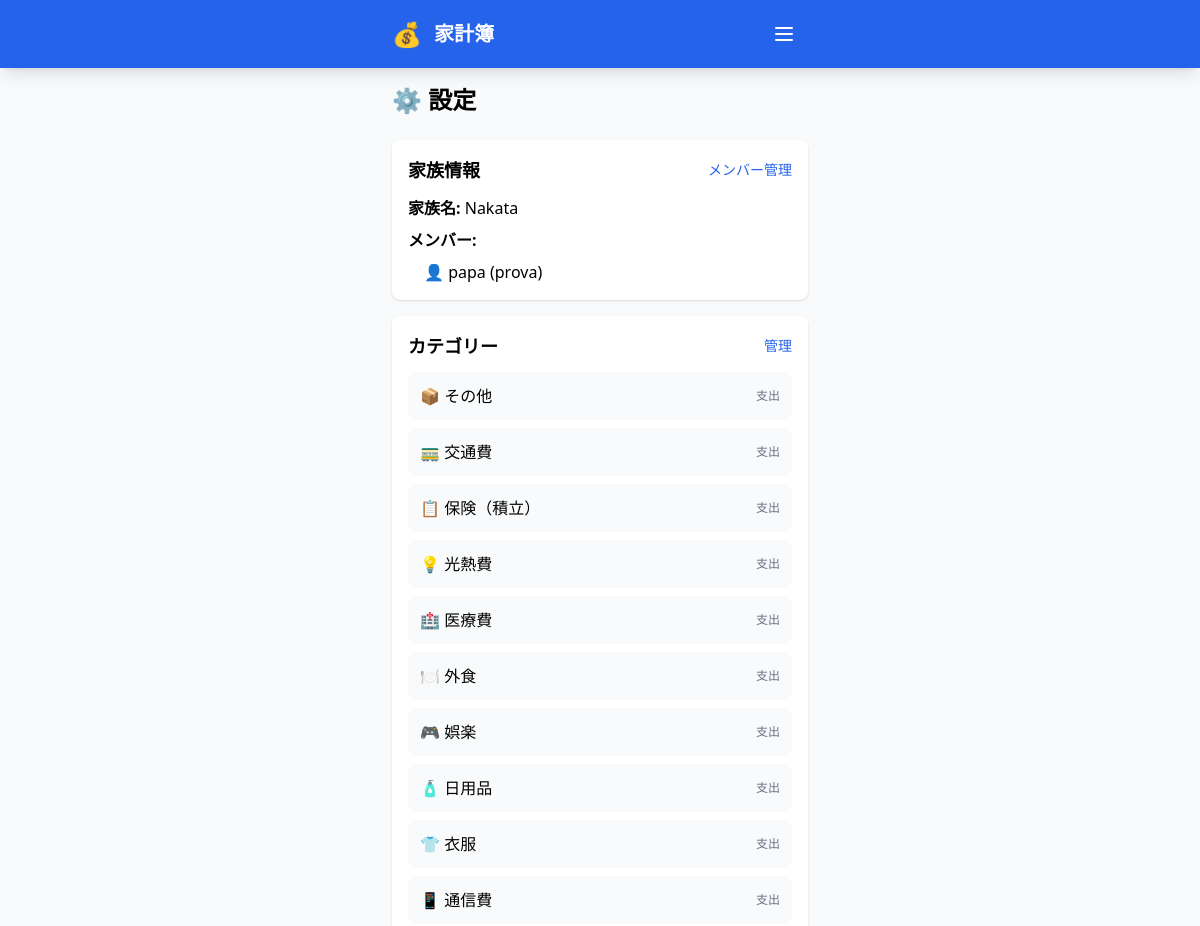
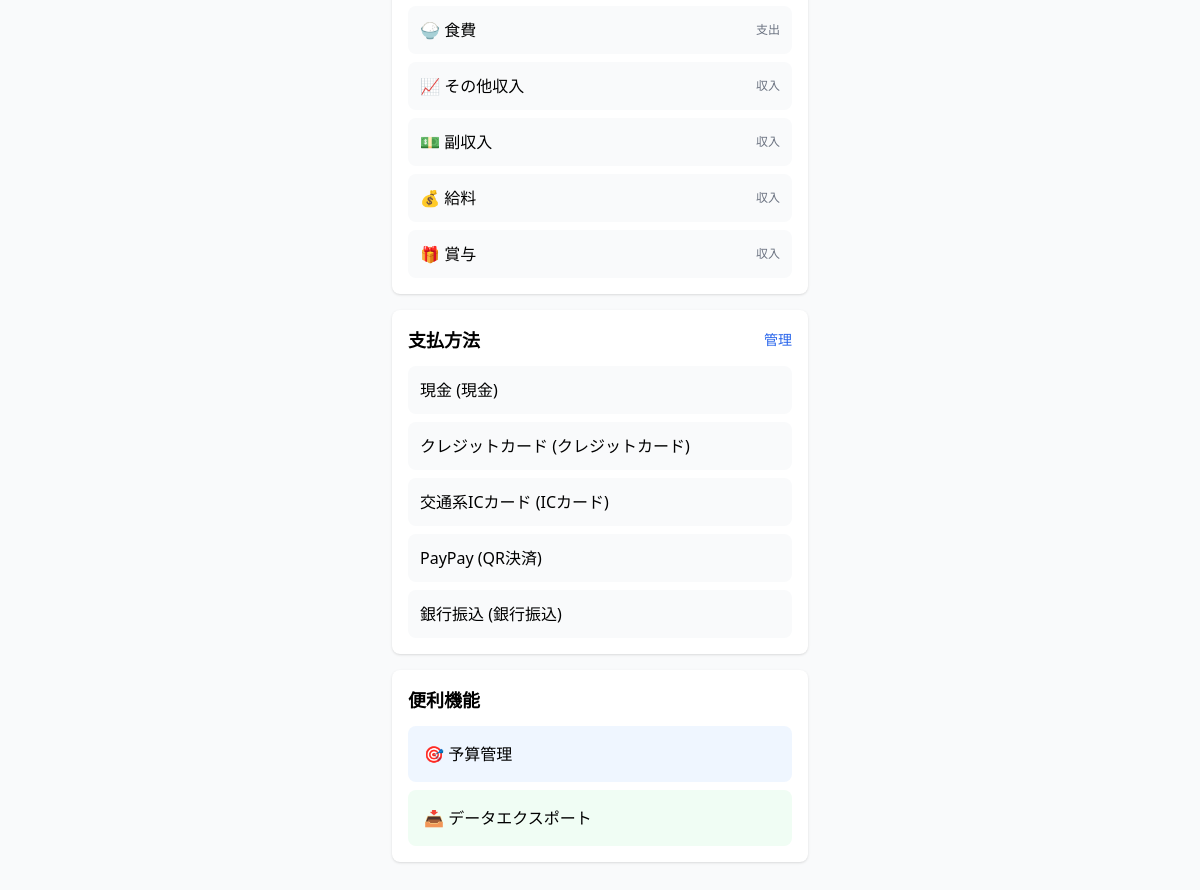
Page /settings/ (signed in) on the committed database (2 pictures, top to bottom).
### budget/models.py (models this page shows, shortened)
class Family(models.Model):
    name = models.CharField(max_length=100, verbose_name="家族名")
    created_at = models.DateTimeField(auto_now_add=True)
    class Meta:
        verbose_name = "家族"
        verbose_name_plural = "家族"

class FamilyMember(models.Model):
    user = models.OneToOneField(User, on_delete=models.CASCADE)
    family = models.ForeignKey(Family, on_delete=models.CASCADE, related_name='members')
    nickname = models.CharField(max_length=50, verbose_name="ニックネーム")
    class Meta:
        verbose_name = "家族メンバー"
        verbose_name_plural = "家族メンバー"

class Category(models.Model):
    CATEGORY_TYPES = [
        ('expense', '支出'),
        ('income', '収入'),
    ]
    name = models.CharField(max_length=50, verbose_name="カテゴリー名")
    category_type = models.CharField(max_length=10, choices=CATEGORY_TYPES, verbose_name="種類")
    is_insurance_saving = models.BooleanField(
        default=False,
        verbose_name="保険（積立）",
        help_text="保険型の積立の場合はチェック"
    )
    icon = models.CharField(max_length=50, blank=True, verbose_name="アイコン")
    family = models.ForeignKey(Family, on_delete=models.CASCADE, related_name='categories')
    class Meta:
        verbose_name = "カテゴリー"
        verbose_name_plural = "カテゴリー"
        unique_together = ['name', 'family']

class PaymentMethod(models.Model):
    METHOD_TYPES = [
        ('cash', '現金'),
        ('credit', 'クレジットカード'),
        ('ic', 'ICカード'),
        ('qr', 'QR決済'),
        ('bank', '銀行振込'),
        ('other', 'その他'),
    ]
    name = models.CharField(max_length=50, verbose_name="支払方法名")
    method_type = models.CharField(max_length=10, choices=METHOD_TYPES, verbose_name="種類")
    family = models.ForeignKey(Family, on_delete=models.CASCADE, related_name='payment_methods')
    class Meta:
        verbose_name = "支払方法"
        verbose_name_plural = "支払方法"

### budget/setup_views.py (the view)
# urls.py: path('settings/', setup_views.settings, name='settings'),
@login_required
def settings(request):
    try:
        member = request.user.familymember
        family = member.family
    except FamilyMember.DoesNotExist:
        return redirect('setup_profile')
    categories = Category.objects.filter(family=family).order_by('category_type', 'name')
    payment_methods = PaymentMethod.objects.filter(family=family)
    family_members = FamilyMember.objects.filter(family=family)
    context = {
        'family': family,
        'categories': categories,
        'payment_methods': payment_methods,
        'family_members': family_members,
    }
    return render(request, 'budget/settings.html', context)

### budget/templates/budget/settings.html (shortened to what this page needs)
{% extends 'budget/base.html' %}
{% block content %}
<div class="p-4">
    <h2 class="text-2xl font-bold mb-6">⚙️ 設定</h2>
    <div class="bg-white rounded-lg shadow p-4 mb-4">
        <div class="flex items-center justify-between mb-3">
            <h3 class="text-lg font-bold">家族情報</h3>
            <a href="{% url 'family_members' %}" class="text-blue-600 text-sm hover:underline">メンバー管理</a>
        </div>
        <div class="space-y-2">
            <p><strong>家族名:</strong> {{ family.name }}</p>
            <p><strong>メンバー:</strong></p>
            <ul class="ml-4 space-y-1">
                {% for member in family_members %}
                <li>👤 {{ member.nickname }} ({{ member.user.username }})</li>
                {% endfor %}
            </ul>
        </div>
    </div>
    <div class="bg-white rounded-lg shadow p-4 mb-4">
        <div class="flex items-center justify-between mb-3">
            <h3 class="text-lg font-bold">カテゴリー</h3>
            <a href="{% url 'manage_categories' %}" class="text-blue-600 text-sm hover:underline">管理</a>
        </div>
        <div class="space-y-2">
            {% for cat in categories %}
            <div class="flex items-center justify-between p-3 bg-gray-50 rounded-lg">
                <span>
                    {{ cat.icon }} {{ cat.name }}
                </span>
                <span class="text-xs text-gray-500">{{ cat.get_category_type_display }}</span>
            </div>
            {% endfor %}
        </div>
    </div>
    <div class="bg-white rounded-lg shadow p-4 mb-4">
        <div class="flex items-center justify-between mb-3">
            <h3 class="text-lg font-bold">支払方法</h3>
            <a href="{% url 'manage_payment_methods' %}" class="text-blue-600 text-sm hover:underline">管理</a>
        </div>
        <div class="space-y-2">
            {% for method in payment_methods %}
            <div class="p-3 bg-gray-50 rounded-lg">
                {{ method.name }} ({{ method.get_method_type_display }})
            </div>
            {% endfor %}
        </div>
    </div>
    <div class="bg-white rounded-lg shadow p-4 mb-4">
        <h3 class="text-lg font-bold mb-3">便利機能</h3>
        <div class="space-y-2">
            <a href="{% url 'manage_budgets' %}" class="block p-4 bg-blue-50 rounded-lg hover:bg-blue-100">
                🎯 予算管理
            </a>
            <a href="{% url 'export_data' %}" class="block p-4 bg-green-50 rounded-lg hover:bg-green-100">
                📥 データエクスポート
            </a>
        </div>
    </div>
</div>
{% endblock %}

### budget/templates/budget/base.html (shortened to what this page needs)
<!DOCTYPE html>
<html lang="ja">
<head>
    <script src="https://cdn.tailwindcss.com"></script>
</head>
<body class="bg-gray-50">
    {% if user.is_authenticated %}
    <header class="bg-blue-600 text-white sticky top-0 z-50 shadow-lg">
        <div class="max-w-md mx-auto px-4 py-3 flex items-center justify-between">
            <div class="flex items-center space-x-3">
                <span class="text-2xl">💰</span>
                <h1 class="text-xl font-bold">家計簿</h1>
            </div>
            <button id="menuBtn" class="p-2 hover:bg-blue-700 rounded-lg">
                <svg class="w-6 h-6" fill="none" stroke="currentColor" viewBox="0 0 24 24">
                    <path stroke-linecap="round" stroke-linejoin="round" stroke-width="2" d="M4 6h16M4 12h16M4 18h16"></path>
                </svg>
            </button>
        </div>
    </header>
    {% endif %}
    <main class="max-w-md mx-auto min-h-screen pb-20">
        {% block content %}{% endblock %}
    </main>
</body>
</html>

### budget/templates/budget/base.html (style rules this page uses)
body { -webkit-font-smoothing: antialiased; -moz-osx-font-smoothing: grayscale; }
button, a.btn { min-height: 44px; min-width: 44px; }
html { scroll-behavior: smooth; }

### rows in the picture
Family: name "Nakata"
FamilyMember: nickname "papa", user.username "prova"
Category: icon "📦", name "その他", category_type "支出"
Category: icon "🚃", name "交通費", category_type "支出"
Category: icon "📋", name "保険（積立）", category_type "支出"
Category: icon "💡", name "光熱費", category_type "支出"
Category: icon "🏥", name "医療費", category_type "支出"
Category: icon "🍽️", name "外食", category_type "支出"
Category: icon "🎮", name "娯楽", category_type "支出"
Category: icon "🧴", name "日用品", category_type "支出"
Category: icon "👕", name "衣服", category_type "支出"
Category: icon "📱", name "通信費", category_type "支出"
Category: icon "🍚", name "食費", category_type "支出"
Category: icon "📈", name "その他収入", category_type "収入"
Category: icon "💵", name "副収入", category_type "収入"
Category: icon "💰", name "給料", category_type "収入"
Category: icon "🎁", name "賞与", category_type "収入"
PaymentMethod: name "現金", method_type "現金"
PaymentMethod: name "クレジットカード", method_type "クレジットカード"
PaymentMethod: name "交通系ICカード", method_type "ICカード"
PaymentMethod: name "PayPay", method_type "QR決済"
PaymentMethod: name "銀行振込", method_type "銀行振込"
